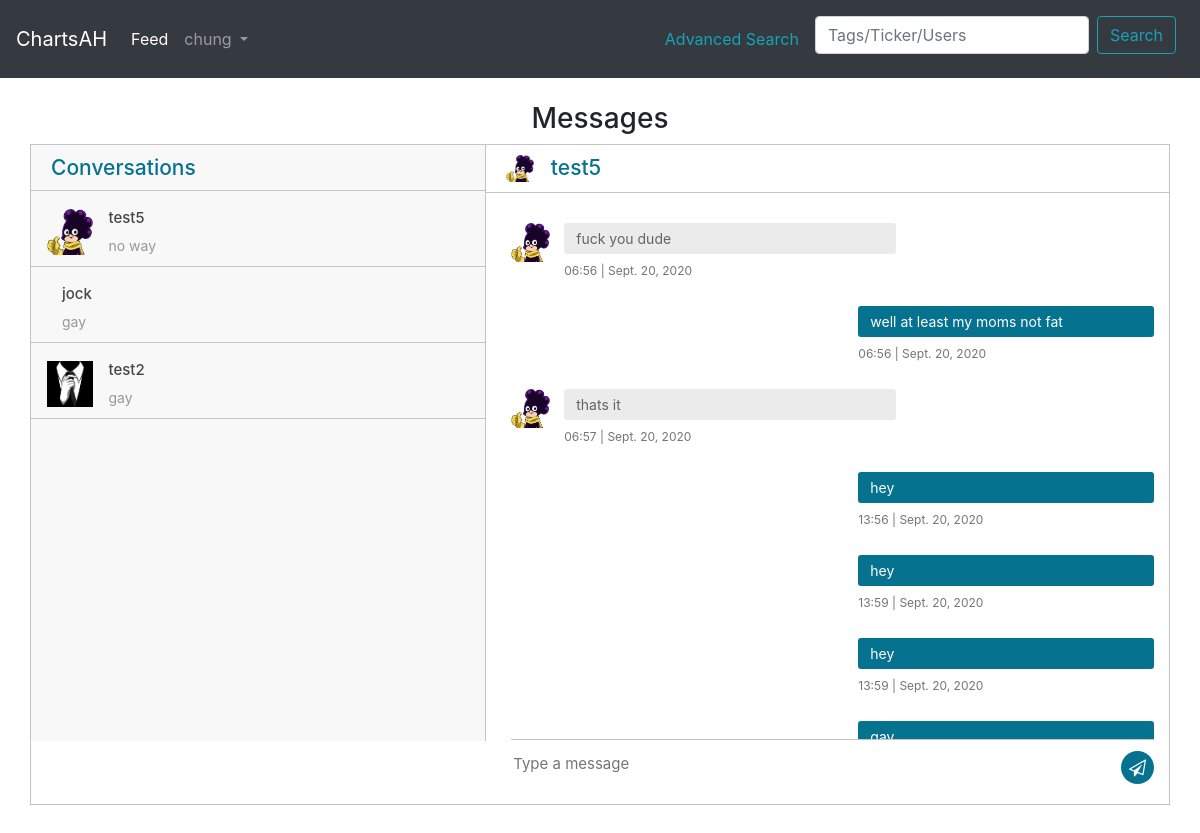
The app's page /messages/test5/ (signed in), older data.
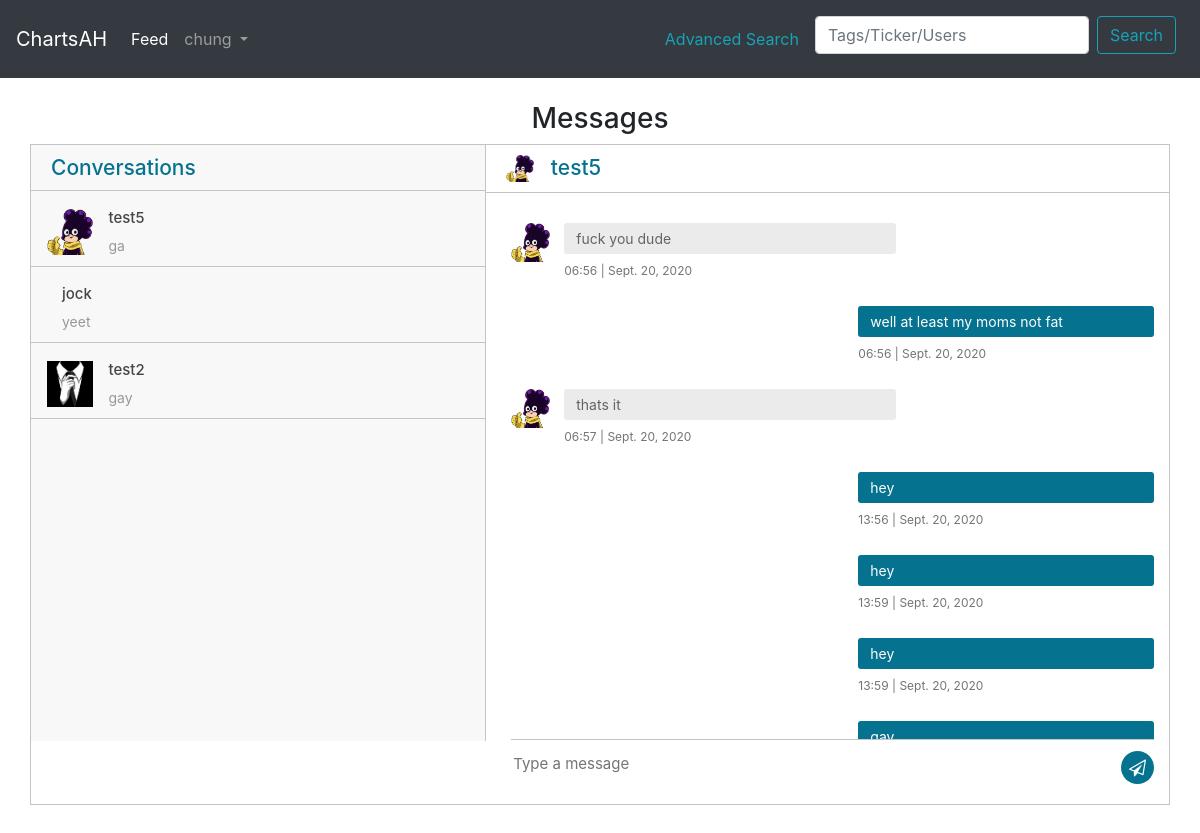
The same page, newer data.
### main/models.py (models this page shows, shortened)
class Profile(models.Model):
    user = models.OneToOneField(User, on_delete=models.CASCADE)
    image = models.ImageField(default='default.jpg', upload_to='profile_pics')
    bio = models.TextField(max_length=1000, blank=True)

class Conversation(models.Model):
    participants = models.ManyToManyField(User, related_name='participants')
    last_message = models.TextField(null=True)

class Message(models.Model):
    sender = models.ForeignKey(User, related_name='sender', on_delete=models.CASCADE) #tie follows to one user
    recipient = models.ForeignKey(User, related_name = 'recipient', on_delete=models.CASCADE)
    date_sent = models.DateTimeField(auto_now_add=True)
    text = models.TextField(max_length=500)
    conversation = models.ForeignKey(Conversation, blank=False, null=True, on_delete=models.CASCADE) #ties conversation table to messages

### main/views.py (the view, shortened to what this page needs)
# urls.py: path("messages/<str:username>/", message_view.as_view(), name="message"),
class message_view(CreateView):
     model = Message
     template_name = 'main/conversations.html'
     form_class = MessageForm
     def get_context_data(self, *args, **kwargs):
          displayed_user = get_object_or_404(User, username=self.kwargs.get('username'))
          context = super(message_view, self).get_context_data(**kwargs)
          context['user_profile'] = Profile.objects.filter(user=displayed_user)
          current_user = self.request.user
          context['conversations'] = Conversation.objects.filter(participants=current_user)
          sent_messages = Message.objects.filter(sender=current_user).filter(recipient=displayed_user).order_by('date_sent')
          receieved_messages = Message.objects.filter(recipient=current_user).filter(sender=displayed_user).order_by('date_sent')
          messages = list(chain(sent_messages, receieved_messages))
          messages.sort(key=lambda message: message.date_sent)
          context['messages'] = messages
          return context

### main/forms.py
class MessageForm(forms.ModelForm):
    class Meta:
        model = Message
        fields = ['text']

### main/templates/main/conversations.html (shortened to what this page needs)
<link rel="stylesheet" href="https://stackpath.bootstrapcdn.com/bootstrap/4.5.2/css/bootstrap.min.css">
<link href="https://cdnjs.cloudflare.com/ajax/libs/font-awesome/4.7.0/css/font-awesome.css" type="text/css" rel="stylesheet">
<html>
<head>
</head>
<body>
  {% load humanize %}
  {% include "main/includes/navbar.html" %}
<br>
<div class="container">
<h3 class=" text-center">Messages</h3>
<div class="messaging">
      <div class="inbox_msg">
        <div class="inbox_people">
          <div class="headind_srch">
            <div class="recent_heading">
              <h4>Conversations</h4>
            </div>
          </div>
          <div class="inbox_chat">
            {% for convo in conversations %}
            {% for user in convo.participants.all %}
            {% if user != request.user %}
            <a href="{% url 'main:message' user %}#last" style="color:inherit; text-decoration: none;">
            <div class="chat_list">
              <div class="chat_people">
                <div class="chat_img"> <img src="{{ user.profile.image.url }}" alt=""> </div>
                <div class="chat_ib">
                  <h5>{{ user.username }}</h5>
                  <p>{{ convo.last_message }}</p>
                </div>
              </div>
            </div>
            </a>
            {%  endif %}
            {%  endfor %}
            {%  endfor %}
          </div>
        </div>
        {% for profile in user_profile %}
        <div class="headind_srch">
          <div class="recent_heading">
            <h4>
              &nbsp;&nbsp; <a style="color:#05728f " href="{% url 'main:user-posts' profile.user %}">{{ profile.user }}</a>
              <div class="chat_img"> <img src="{{ profile.image.url }}" alt=""> </div>
            </h4>
          </div>
        </div>
        <div class="mesgs">
          <div class="msg_history">
            {% for message in messages %}
            {% if message.sender != request.user %}
            <div class="incoming_msg">
              <div class="incoming_msg_img"> <img src="{{ profile.image.url }}" alt=""> </div>
              <div class="received_msg">
                <div class="received_withd_msg">
                  <p>{{ message.text }}</p>
                  <span class="time_date">{{  message.date_sent | date:'H:i' }} | {{ message.date_sent | naturalday }}</span></div>
              </div>
            </div>
            {% else %}
            <div class="outgoing_msg">
              <div class="sent_msg">
                <p>{{ message.text }}</p>
                <span class="time_date">{{  message.date_sent | date:'H:i' }} | {{ message.date_sent | naturalday }}</span> </div>
            </div>
            {%  endif %}
            {%  endfor %}
          </div>
          <form method="POST" >
          <div class="type_msg">
            <div class="input_msg_write">
              <input type="text" class="write_msg" name="text" placeholder="Type a message" />
              <button class="msg_send_btn" type="submit"><i class="fa fa-paper-plane-o" aria-hidden="true"></i></button>
            </div>
          </div>
        </form>
        </div>
      </div>
      {%  endfor %}
    </body>
    </html>

### main/templates/main/includes/navbar.html (shortened to what this page needs)
<nav class="navbar navbar-expand-lg navbar-dark bg-dark">
  <a class="navbar-brand" href="/">ChartsAH</a>
  <div class="collapse navbar-collapse" id="navbarNavAltMarkup">
    <div class="navbar-nav">
      <a class="nav-link active" href="/feed">Feed</a>
      {% if user.is_authenticated %}
      <li class="nav-item dropdown">
        <a class="nav-link dropdown-toggle" href="#" id="navbarDropdownMenuLink" data-toggle="dropdown" aria-haspopup="true" aria-expanded="false">
         {{ user.username }}
        </a>
      </li>
      {% else %}
      <a class="nav-link" href="/login">Login</a>
      <a class="nav-link" href="/register">Register</a>
      {% endif %}
    </div>
  </div>
  <span class="nav-item dropdown">
    <a class="nav-link" href="/search/filter/"  aria-haspopup="true" aria-expanded="false" style="color:rgb(23,162,184)">
      Advanced Search
    </a>
  </span>
  <form class="form-inline" method="GET" action="{% url 'main:search' %}">
    <input class="form-control mt-2 mr-sm-2" type="search" placeholder="Tags/Ticker/Users" aria-label="Search" name="q" required>
    <button class="btn btn-outline-info mt-2 mr-sm-2" type="submit" value="Search">Search</button>
  </form>
</nav>

### main/templates/main/conversations.html (style rules this page uses)
.container { max-width:1170px; margin:auto; }
img { max-width:100%; }
.inbox_people { background: #f8f8f8 none repeat scroll 0 0; float: left; overflow: hidden; width: 40%; border-right:1px solid #c4c4c4; }
.inbox_msg { border: 1px solid #c4c4c4; clear: both; overflow: hidden; }
.recent_heading { float: left; width:40%; }
.headind_srch { padding:10px 29px 10px 20px; overflow:hidden; border-bottom:1px solid #c4c4c4; }
.recent_heading h4 { color: #05728f; font-size: 21px; margin: auto; }
.chat_ib h5 { font-size:15px; color:#464646; margin:0 0 8px 0; }
.chat_ib p { font-size:14px; color:#989898; margin:auto }
.chat_img { float: left; width: 11%; }
.chat_ib { float: left; padding: 0 0 0 15px; width: 88%; }
.chat_people { overflow:hidden; clear:both; }
.chat_list { border-bottom: 1px solid #c4c4c4; margin: 0; padding: 18px 16px 10px; }
.inbox_chat { height: 550px; overflow-y: scroll; }
.incoming_msg_img { display: inline-block; width: 6%; }
.received_msg { display: inline-block; padding: 0 0 0 10px; vertical-align: top; width: 92%; }
.received_withd_msg p { background: #ebebeb none repeat scroll 0 0; border-radius: 3px; color: #646464; font-size: 14px; margin: 0; padding: 5px 10px 5px 12px; width: 100%; }
.time_date { color: #747474; display: block; font-size: 12px; margin: 8px 0 0; }
.received_withd_msg { width: 57%; }
.mesgs { float: left; padding: 30px 15px 0 25px; width: 60%; }
.sent_msg p { background: #05728f none repeat scroll 0 0; border-radius: 3px; font-size: 14px; margin: 0; color:#fff; padding: 5px 10px 5px 12px; width:100%; }
.outgoing_msg { overflow:hidden; margin:26px 0 26px; }
.sent_msg { float: right; width: 46%; }
.input_msg_write input { background: rgba(0, 0, 0, 0) none repeat scroll 0 0; border: medium none; color: #4c4c4c; font-size: 15px; min-height: 48px; width: 100%; }
.type_msg { border-top: 1px solid #c4c4c4;position: relative; }
.msg_send_btn { background: #05728f none repeat scroll 0 0; border: medium none; border-radius: 50%; color: #fff; cursor: pointer; font-size: 17px; height: 33px; position: absolute; right: 0; top: 11px; width: 33px; }
.messaging { padding: 0 0 50px 0; }
.msg_history { height: 516px; overflow-y: auto; }

Row changes from the older to the newer data that the page shows:
changed Conversation (number 1 of 3 on the later page): last_message "no way" → "ga"
changed Conversation: last_message "gay" → "yeet"
